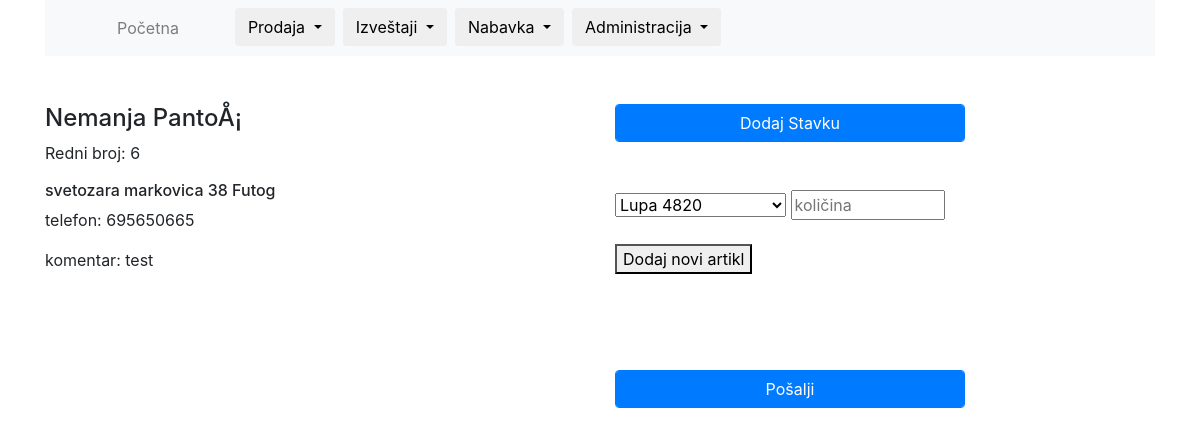
Page /procurement-articles/6 (signed in) on the committed database.
### tables this page shows
CREATE TABLE `clients` (
  `id` int(11) NOT NULL,
  `name` varchar(25) NOT NULL,
  `surname` varchar(25) NOT NULL,
  `adress` varchar(50) NOT NULL,
  `city` varchar(25) NOT NULL,
  `phone` varchar(12) NOT NULL,
  `note` varchar(100) NOT NULL
);

### includes/functions.php (called while the page is built, shortened)
<?php
if (isset($_SERVER['REQUEST_URI'])) {
    $params = explode("/", ltrim($_SERVER['REQUEST_URI'], "/"));
}
function getAll($table, $id = null)
{
    global $conn;
    if ($id) {
        $sql = "SELECT * FROM $table where id=$id ORDER BY id DESC";
    } else {
        $sql = "SELECT * FROM $table ORDER BY id DESC ";
    }
    $statement = $conn->prepare($sql);
    $statement->execute();
    $statement->setFetchMode(PDO::FETCH_ASSOC);
    return $statement->fetchAll();
}
function getOne($table, $id)
{
    global $conn;
    $sql = "SELECT * FROM $table WHERE id = $id";
    $statement = $conn->prepare($sql);
    $statement->execute();
    $statement->setFetchMode(PDO::FETCH_ASSOC);
    return $statement->fetch();
}
function getArticlesBox()
{
    $articles = getAll('articles');
    return $articles;
}
function getClient($id)
{
    $client = getOne('clients', $id);
    return $client;
}

### procurement-articles.php (the view, shortened to what this page needs)
<?php
$client = getClient($params[1]);
?>
<div class="row">
    <div class="col-4">
        <h4 class="mt-5"> <?php echo $client["name"] . " " . $client["surname"] ?>  </h4>
        <p>Redni broj: <?php echo $client["id"] ?></p>
        <h6><?php echo $client["adress"] . " " . $client["city"] ?></h6>
        <p>telefon: <?php echo $client["phone"] ?> </p>
        <p>komentar: <?php echo $client["note"] ?> </p>
    </div>
    <div class="col-2"></div>
    <div class="col-4 mt-5">
        <a class="form-control  btn-primary  text-center mb-5" href="/add-article/<?php echo $client['id'] ?>">Dodaj Stavku</a>
        <form method="post" action="/save-procurement">
            <div id="articles">
                <div>
                    <div class="wrapper">
                        <select name="articles[]">
                            <?php foreach (getArticlesBox() as $article) : ?>
                                <option value="<?php echo $article["id"] ?>"><?php echo $article["name"]. " ".  $article["price"]  ?></option>
                            <?php endforeach; ?>
                        </select>
                        <input type="text" size="10" name="quantity[]" value="" placeholder="količina" />
                    </div>
                </div>
            </div>
            <br />
            <button type="button" class="mb-5" id="addArticle"> Dodaj novi artikl</button>
            <input type="submit" value="Pošalji" class="form-control  btn-primary forma mt-5">
        </form>
    </div>
</div>

### rows in the picture
clients: name "Nemanja", surname "PantoÅ¡", id "6", adress "svetozara markovica 38", city "Futog", phone "695650665", note "test"

### other values in the picture
form field value "Lupa 4820"
